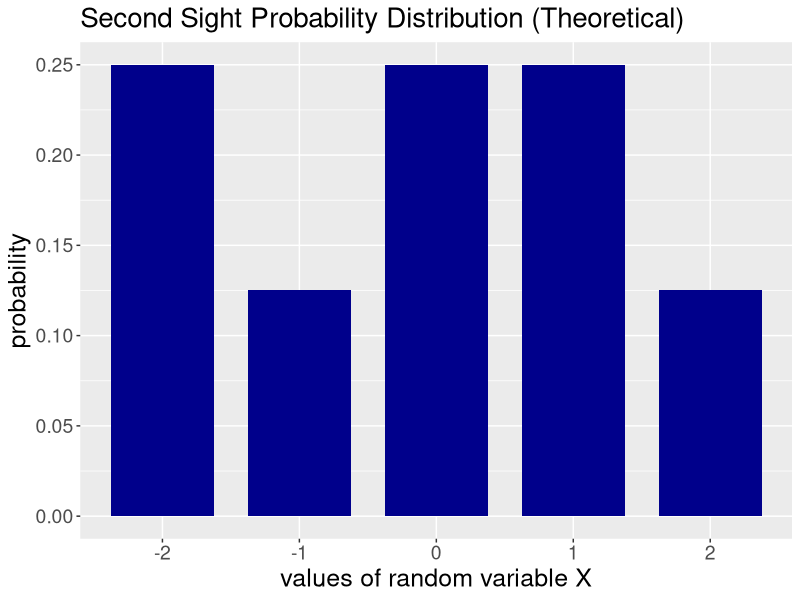
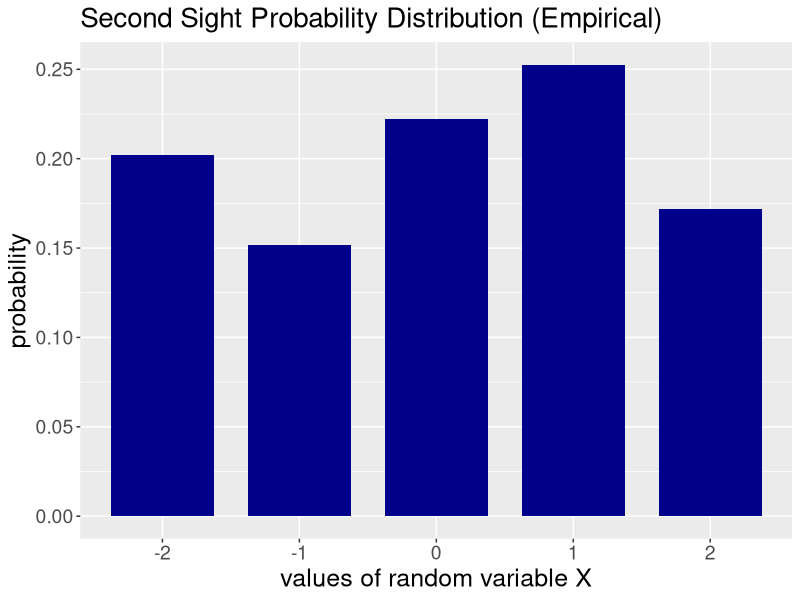

Here is the R script that generated these plots, in order:
# Script for displaying a probability distribution table with geom_bar.
# Dplyr is used to factor the x_vales to avoid extra x-axis spacing.

# Import libraries
library(ggplot2)
library(dplyr)

# ---------------------------------------------------
# ------------- THEORETICAL PROBABILITY -------------
# ---------------------------------------------------

# Set values of random variable and their respective probabilities
x_values <- c(-2, -1, 0, 1, 2)
probs <- c(0.25, 0.125, 0.25, 0.25, 0.125)

# Create data frame with these data
probdistro <- data.frame(x_values, probs)

# Factor the x_values to make each value categorical (avoids extra space)
probdistro$x_values <- factor(probdistro$x_values, levels = probdistro$x_values)

# Create plot using probdistro data frame
ggplot(probdistro, aes(x_values, probs)) + 
  
  # Use geom_bar with stat = "identity"
  # This allows manual y-values to be used with geom_bar along with the x_values
  geom_bar(stat = "identity", fill="darkblue", width=0.75) + 
  
  # Rename y-axis and x-axis labels
  ylab('probability') + xlab('values of random variable X') + 
  
  # Change text size as desired
  theme(axis.text=element_text(size=14), 
        axis.title=element_text(size=18), 
        plot.title=element_text(size=20)) + 
  
  # Add title as desired
  ggtitle('Second Sight Probability Distribution (Theoretical)')



# -------------------------------------------------
# ------------- EMPIRICAL PROBABILITY -------------
# -------------------------------------------------

# Set values of random variable and import the empirical data
x_values <- c(-2, -1, 0, 1, 2)
probs <- c(20, 15, 22, 25, 17)

# Make probabilities using the empirical data
probs <- c(20/sum(probs), 15/sum(probs), 22/sum(probs), 25/sum(probs), 17/sum(probs))

# Create data frame with these data
probdistro_emp <- data.frame(x_values, probs)

# Factor the x_values to make each value categorical (avoids extra space)
probdistro_emp$x_values <- factor(probdistro_emp$x_values, levels = probdistro_emp$x_values)

# Create plot using probdistro_emp data frame
ggplot(probdistro_emp, aes(x_values, probs)) + 
  
  # Use geom_bar with stat = "identity"
  # This allows manual y-values to be used with geom_bar along with the x_values
  geom_bar(stat = "identity", fill="darkblue", width=0.75) + 
  
  # Rename y-axis and x-axis labels
  ylab('probability') + xlab('values of random variable X') + 
  
  # Change text size as desired
  theme(axis.text=element_text(size=14), 
        axis.title=element_text(size=18), 
        plot.title=element_text(size=20)) + 
  
  # Add title as desired
  ggtitle('Second Sight Probability Distribution (Empirical)')


